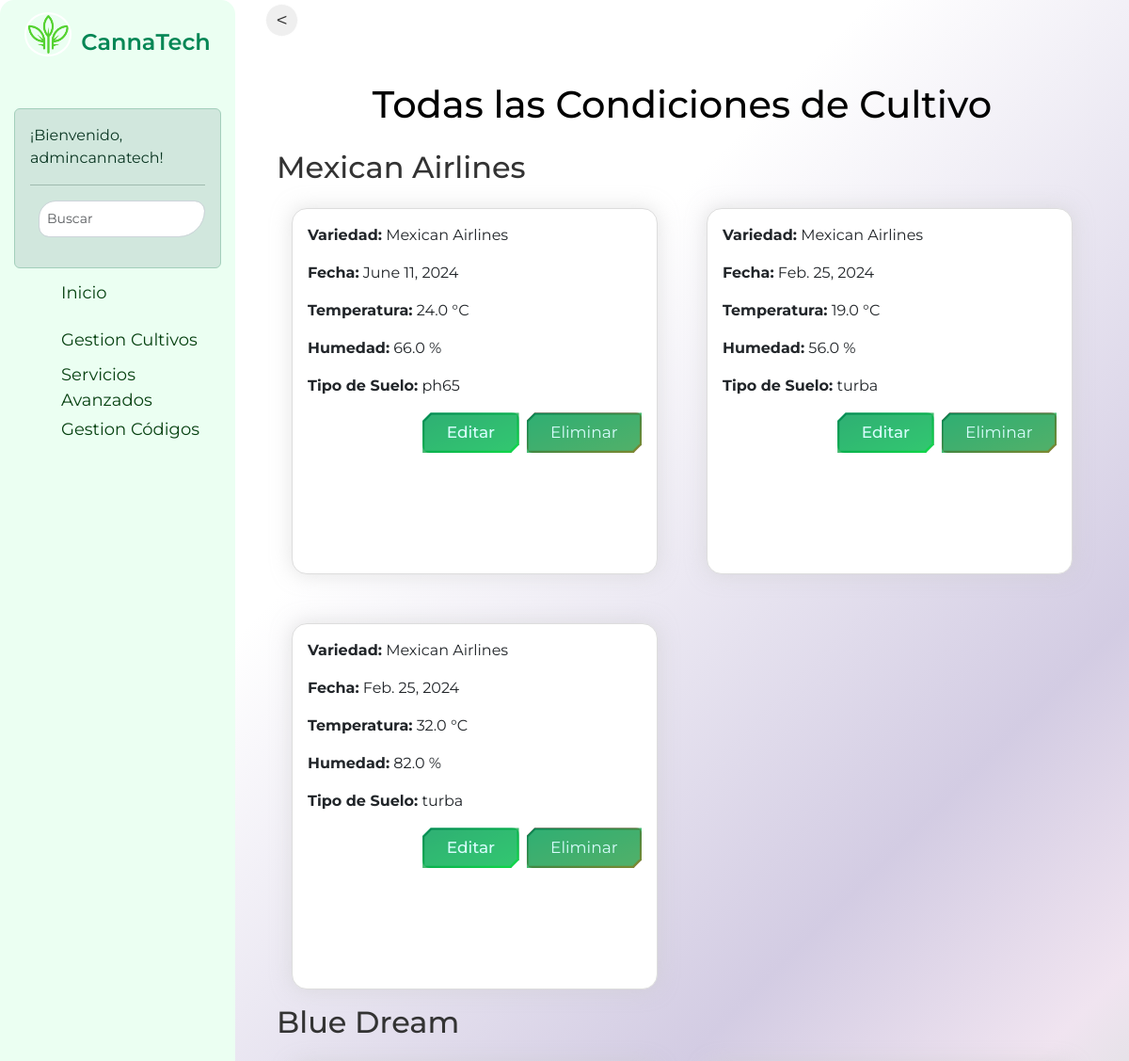
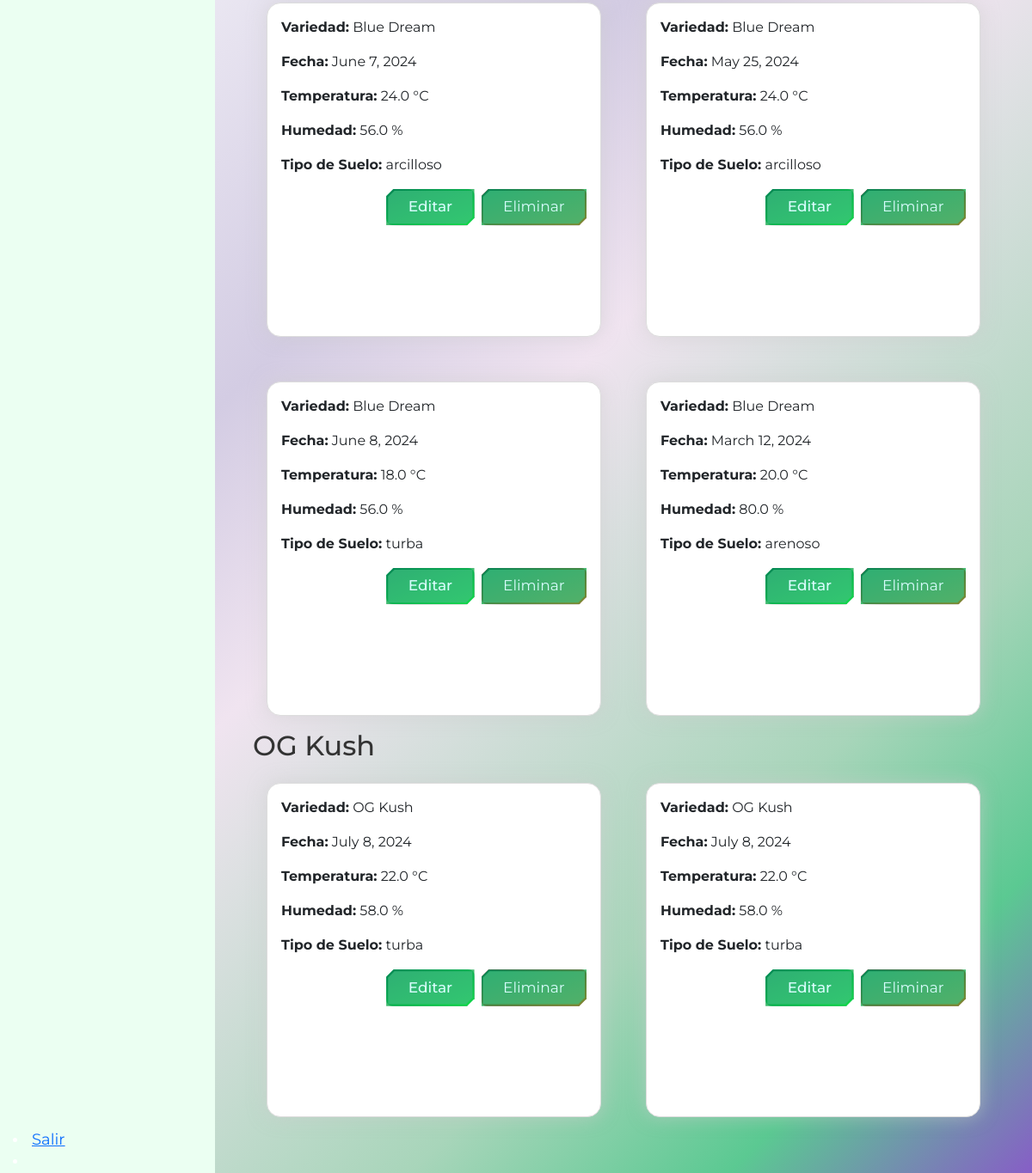
The app's page /condiciones/ (signed in), older data (2 pictures, top to bottom).
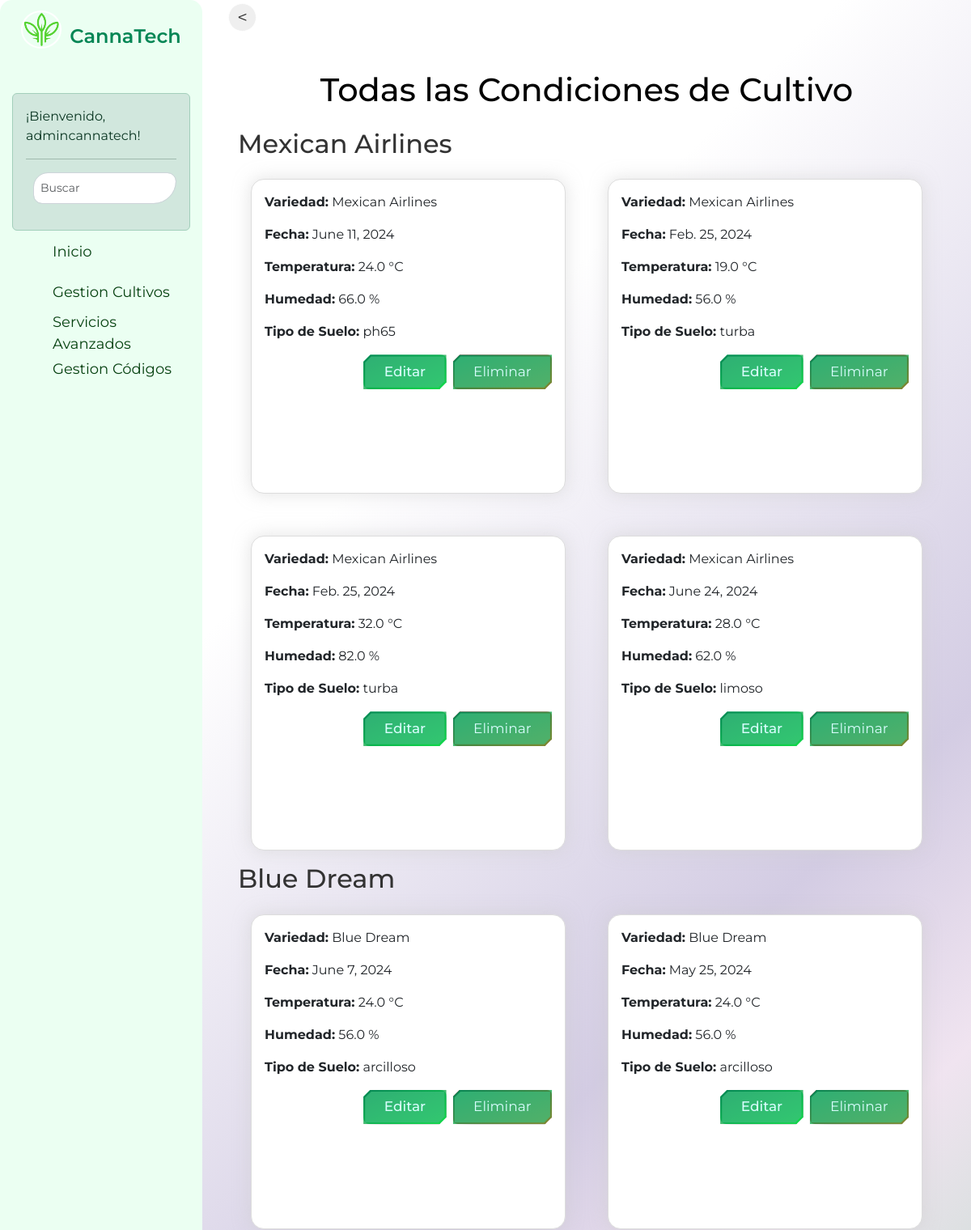
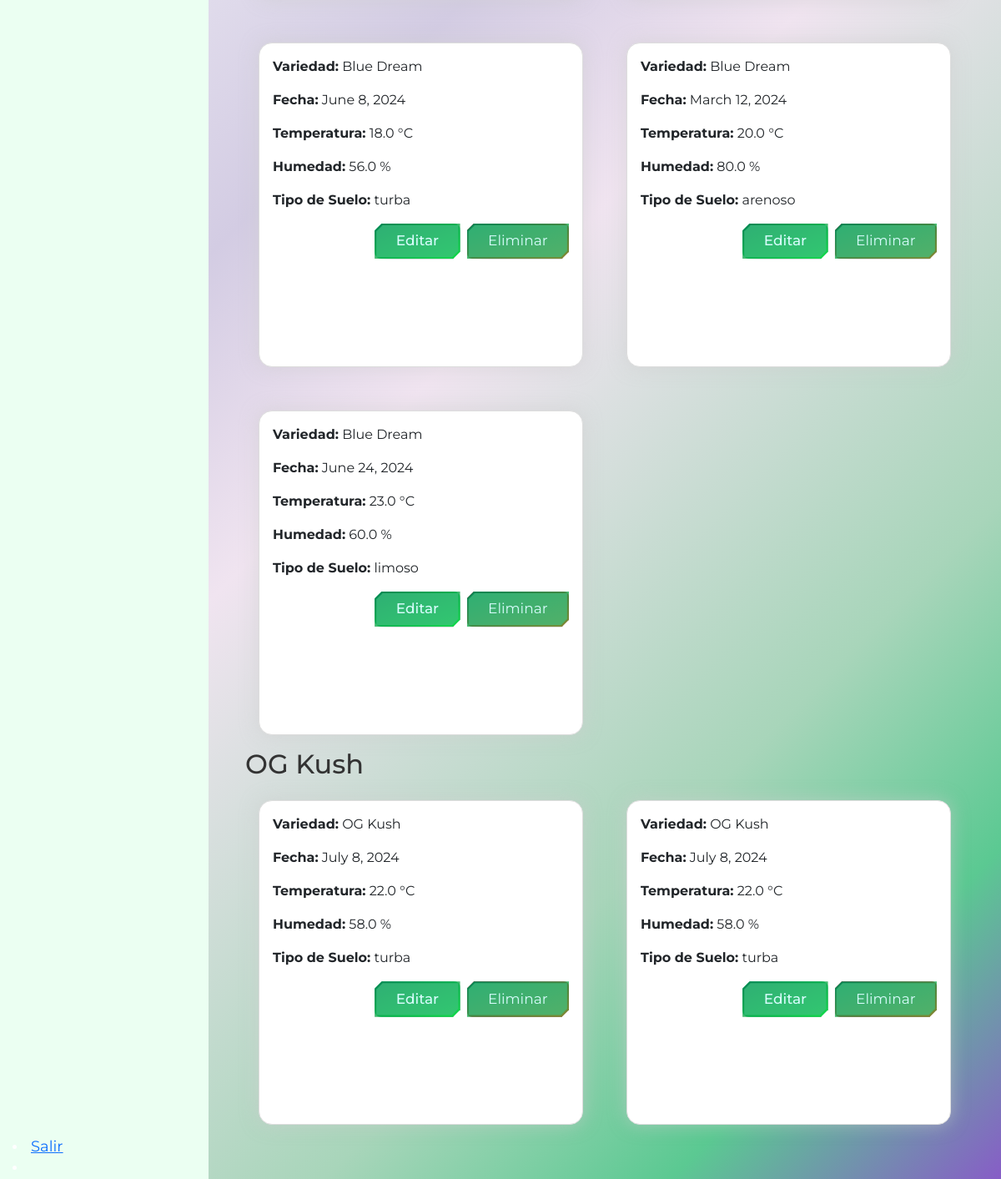
The same page, newer data (2 pictures, top to bottom).
### core/models.py (models this page shows, shortened)
class Variedad(models.Model):
    nombre = models.CharField(max_length=100)
    descripcion = models.TextField()
    user = models.ForeignKey(User, on_delete=models.CASCADE, default=None)

class CondicionesCultivo(models.Model):
    variedad = models.ForeignKey(Variedad, on_delete=models.CASCADE, related_name='condiciones')
    registro_fecha = models.DateField()
    temperatura = models.FloatField()
    humedad = models.FloatField()
    tipo_suelo = models.CharField(max_length=100, choices=[
        ('arcilloso', 'Arcilloso: Alta proporción de arcilla, retiene agua y nutrientes.'),
        ('arenoso', 'Arenoso: Mucha arena, muy permeable, retiene menos agua y nutrientes.'),
        ('limoso', 'Limoso: Textura suave, retiene agua y nutrientes.'),
        ('humifero', 'Humífero: Rico en materia orgánica y nutrientes, muy fértil.'),
        ('calcareo', 'Calcáreo: Alto contenido de calcio, afecta el pH del suelo.'),
        ('salino', 'Salino: Concentraciones altas de sales solubles, perjudicial para cultivos.'),
        ('turba', 'Turba: Suelo orgánico de descomposición vegetal.'),
    ])
    ph_suelo = models.FloatField(default=7.0)
    nutrientes = models.CharField(max_length=100, default='normal')
    iluminacion = models.FloatField(default=0.0)
    temperatura_suelo = models.FloatField(default=0.0)
    humedad_suelo = models.FloatField(default=0.0)
    temperatura_ambiente = models.FloatField(default=0.0)
    humedad_ambiente = models.FloatField(default=0.0)
    concentracion_co2 = models.FloatField(default=400.0)
    ventilacion = models.CharField(max_length=100, default='normal')
    oxigeno_suelo = models.FloatField(default=0.0)
    calidad_agua_ph = models.FloatField(default=6.0)
    calidad_agua_cloro = models.FloatField(default=0.0)

### core/views.py (the view)
# urls.py: path('condiciones/', views.todas_condiciones_cultivo, name='todas_condiciones_cultivo'),
@login_required
def todas_condiciones_cultivo(request):
    variedades = Variedad.objects.filter(user=request.user)
    condiciones = CondicionesCultivo.objects.filter(variedad__in=variedades)
    return render(request, 'core/condiciones_cultivo.html', {'condiciones': condiciones})

### core/templates/core/condiciones_cultivo.html (shortened to what this page needs)
{% extends 'core/base.html' %}
{% load static %}
{% block content %}
    <input type="button" class="btn-prev" value="<" onClick="javascript:history.go(-1);">
    <div class="container my-5">
        <div class="text-center">
            <h1 class="mb-4 texto-negro">Todas las Condiciones de Cultivo</h1>
        </div>
        {% regroup condiciones by variedad as grouped_condiciones %}
        {% for group in grouped_condiciones %}
        <div class="variedad-group">
            <h2 class="variedad-nombre">{{ group.grouper.nombre }}</h2>
            <div class="card-cont">
                {% for condicion in group.list %}
                <div class="card cultivo-card">
                    <div class="card-body">
                        <p><strong>Variedad:</strong> {{ condicion.variedad.nombre }}</p>
                        <p><strong>Fecha:</strong> {{ condicion.registro_fecha }}</p>
                        <p><strong>Temperatura:</strong> {{ condicion.temperatura }} °C</p>
                        <p><strong>Humedad:</strong> {{ condicion.humedad }} %</p>
                        <p><strong>Tipo de Suelo:</strong> {{ condicion.tipo_suelo }}</p>
                        <div class="d-flex justify-content-end">
                            <a href="{% url 'condiciones_cultivo_update' condicion.variedad.pk condicion.pk %}" class="btn btn-primary me-2">Editar</a>
                            <button type="button" class="btn btn-danger" data-toggle="modal" data-target="#modalEliminarCondicion{{ condicion.pk }}">
                                Eliminar
                            </button>
                        </div>
                    </div>
                </div>
                {% endfor %}
            </div>
        </div>
        {% endfor %}
    </div>
{% endblock %}

### core/templates/core/base.html (shortened to what this page needs)
{% load static %}
<!DOCTYPE html>
<html lang="en">
<head>
    <link rel="stylesheet" href="https://cdn.jsdelivr.net/npm/bootstrap@5.3.0/dist/css/bootstrap.min.css">
    <link rel="stylesheet" href="https://code.ionicframework.com/ionicons/2.0.1/css/ionicons.min.css">
    <link href="{% static 'core/css/main.css' %}" rel="stylesheet">
    <link href="{% static 'core/css/styles.css' %}" rel="stylesheet">
    <link rel="stylesheet" href="https://cdnjs.cloudflare.com/ajax/libs/font-awesome/6.5.2/css/all.min.css" />
</head>
<body data-bs-theme="light">
    <div class="container-fluid">
        <div class="row">
            {% if user.is_authenticated %}
            <div class="barra-lateral">
                <div>
                    <div class="nombre-pagina">
                        <a href="{% url 'home' %}">
                            <img src="{% static 'core/images/logo.png' %}" alt="CannaTech Logo" class="logo">
                        </a>
                        <p class="nombre">CannaTech</p>
                    </div>
                           <div class="alert alert-success mt-1 mb-1">
                        ¡Bienvenido,<br> {{ request.user.get_username }}!
                        <hr>
                                <form method="GET" action="{% url 'search_results' %}" class="form-inline my-2 my-lg-0">
                                   <strong>  </strong>
                                    <input class="form-control mr-sm-2" type="search" placeholder="Buscar" aria-label="Search" name="q">
                                </form>
                            </div>
                                    </div>
                        <nav class="navegacion">
                    <li>
                    <a id="home" href="{% url 'home' %}">
                        <span class="text-color">Inicio</span>
                    </a>
                </li>
                            <li>
                                <a id="products" href="{% url 'products' %}">
                                    <span>Gestion Cultivos</span>
                                </a>
                            </li>
                <a id="funcionalidades" href="{% url 'management-view' %}">
                    <span>Servicios<br>Avanzados</span>
                </a>
                    <li>
                        <a id="funcionalidades" href="{% url 'barcodes' %}">
                        <span>Gestion Códigos</span>
                        </a>
                            </li>
            </nav>
                <div>
                    <div class="linea"></div>
            </div>
            <li>
                <a id="exit" href="{% url 'exit' %}">
                    <span>Salir</span>
                </a>
            </li>
            <li>
            </div>
            {% endif %}
            <div class="col">
                <main class="{% if user.is_authenticated %}authenticated-main{% else %}unauthenticated-main{% endif %}">
                    {% block content %}
                    {% endblock %}
                </main>
</body>
</html>

Row changes from the older to the newer data that the page shows:
added CondicionesCultivo: variedad.nombre "Mexican Airlines", registro_fecha "June 24, 2024", temperatura "28.0", humedad "62.0", tipo_suelo "limoso", shown under Variedad "Mexican Airlines"
added CondicionesCultivo: variedad.nombre "Blue Dream", registro_fecha "June 24, 2024", temperatura "23.0", humedad "60.0", tipo_suelo "limoso", shown under Variedad "Blue Dream"
